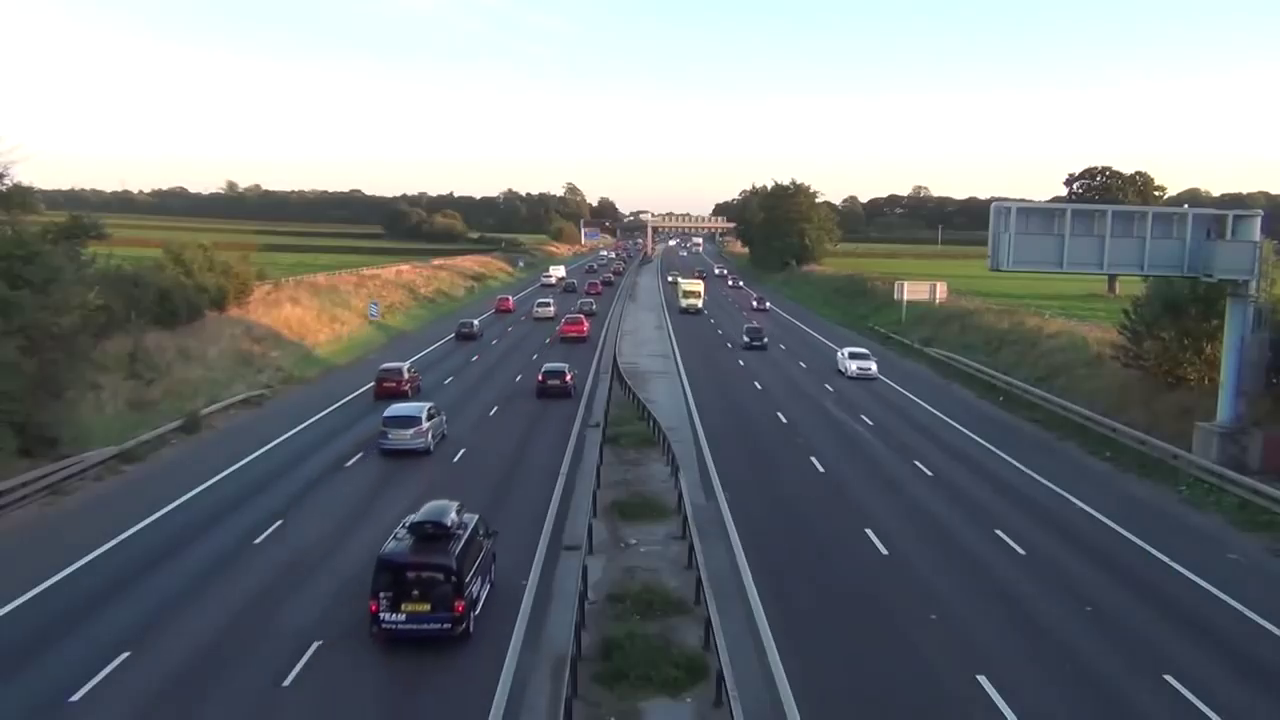
#> input picture frame 74 of rec_Trim2.mp4, 1280 x 720 px, given in place of rec_Trim.mp4, which was not available
$ python HSV_trackbar.py
#> lines starting #> are read from the running program, lines starting #| are printed output that depends on the picture; after the words box and inside, x2 and y2 are one past the last pixel; in counts of white or black regions, pixels touching at a corner belong together; pictures that were not available may be replaced by others from this repository, and a replacement may not be noted
import cv2
import numpy as np


def callback(x):
    pass

colors = ["White", "Red", "Green", "Black"]
videos = ['clasic.MOV', 'autobus.mp4', 'rec_Trim.mp4']
choice = 2
cap = cv2.VideoCapture(videos[choice])

cv2.namedWindow('image')

ilowH = 0
ihighH = 180

ilowS = 0
ihighS = 255
ilowV = 0
ihighV = 255

# create trackbars for color change
cv2.createTrackbar('lowH','image',ilowH,180,callback)
#> slider 'lowH' is set to 36
cv2.createTrackbar('highH','image',ihighH,180,callback)

cv2.createTrackbar('lowS','image',ilowS,255,callback)
#> slider 'lowS' is set to 51
cv2.createTrackbar('highS','image',ihighS,255,callback)

cv2.createTrackbar('lowV','image',ilowV,255,callback)
#> slider 'lowV' is set to 51
cv2.createTrackbar('highV','image',ihighV,255,callback)
ret, frame = cap.read()
#> frame is the input picture: shape (720, 1280, 3); mean B, G, R 126.6, 123.1, 117.7
while True:
    # grab the frame

    frame1 = frame
    if not ret:
        break
    # get trackbar positions
    ilowH = cv2.getTrackbarPos('lowH', 'image')
    ihighH = cv2.getTrackbarPos('highH', 'image')
    ilowS = cv2.getTrackbarPos('lowS', 'image')
    ihighS = cv2.getTrackbarPos('highS', 'image')
    ilowV = cv2.getTrackbarPos('lowV', 'image')
    ihighV = cv2.getTrackbarPos('highV', 'image')

    hsv = cv2.cvtColor(frame, cv2.COLOR_BGR2HSV)
#> hsv: shape (720, 1280, 3); mean H, S, V 76.7, 53, 132.4
    lower_hsv = np.array([ilowH, ilowS, ilowV])
    higher_hsv = np.array([ihighH, ihighS, ihighV])
    mask = cv2.inRange(hsv, lower_hsv, higher_hsv)
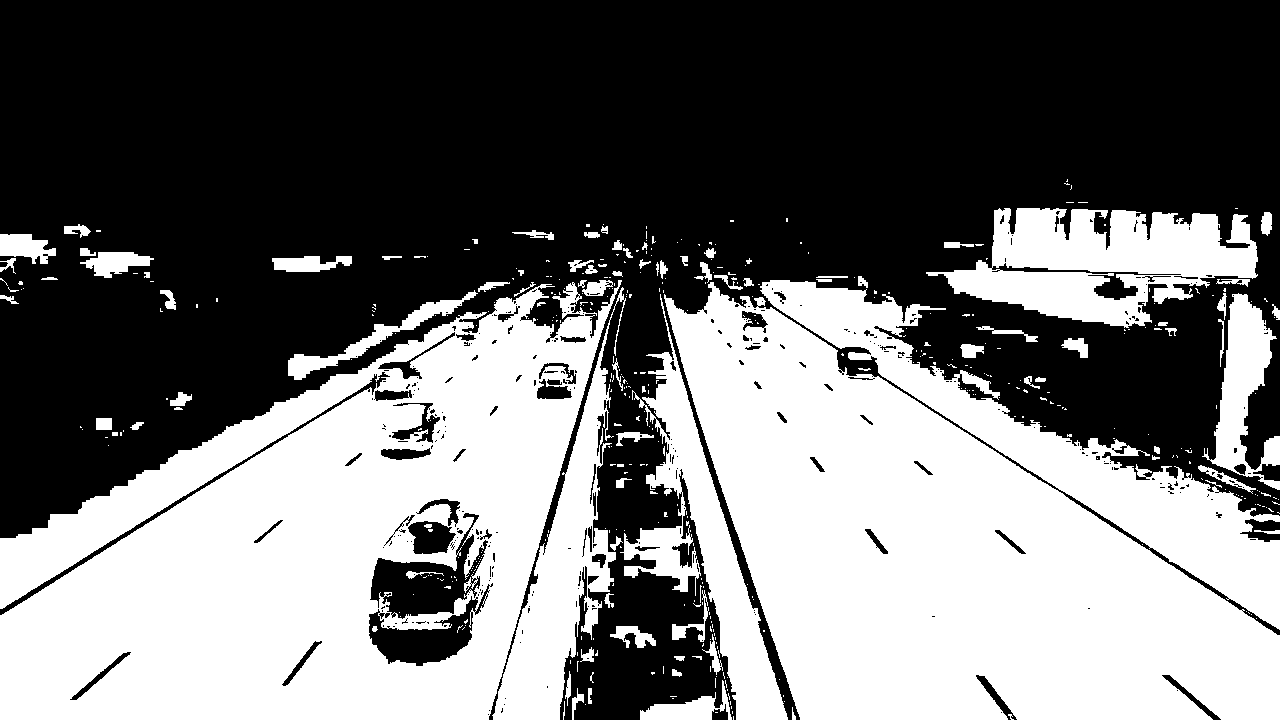
#> mask: shape (720, 1280); 44.1% white; 459 white regions (363 under 20 px), largest, box (x1, y1, x2, y2) and area: (0, 280, 622, 720) 153118, (664, 282, 1280, 720) 141405, (760, 280, 1280, 630) 32584

    frame = cv2.bitwise_and(frame, frame, mask=mask)
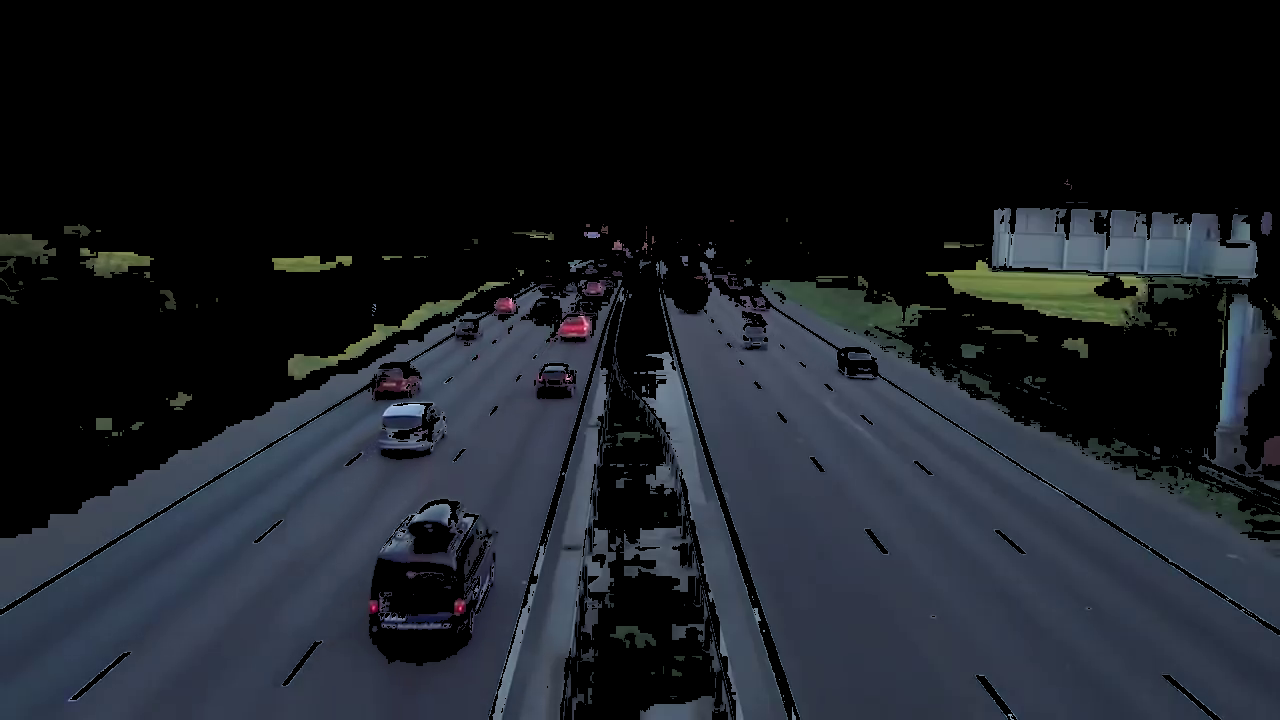
#> frame: shape (720, 1280, 3); mean B, G, R 36.5, 30.3, 26.3

    # show thresholded image
    cv2.imshow('image', frame)
    frame = frame1
    k = cv2.waitKey(10) & 0xFF # large wait time to remove freezing
#> (key Esc is pressed here)
    if k == 113 or k == 27:
        break
        cv2.destroyAllWindows()
        cap.release()
    elif k == 'p':
        k1 = cv2.waitKey(50000)
        if k1 == 'p':
            break

$ run again, starting later in the video
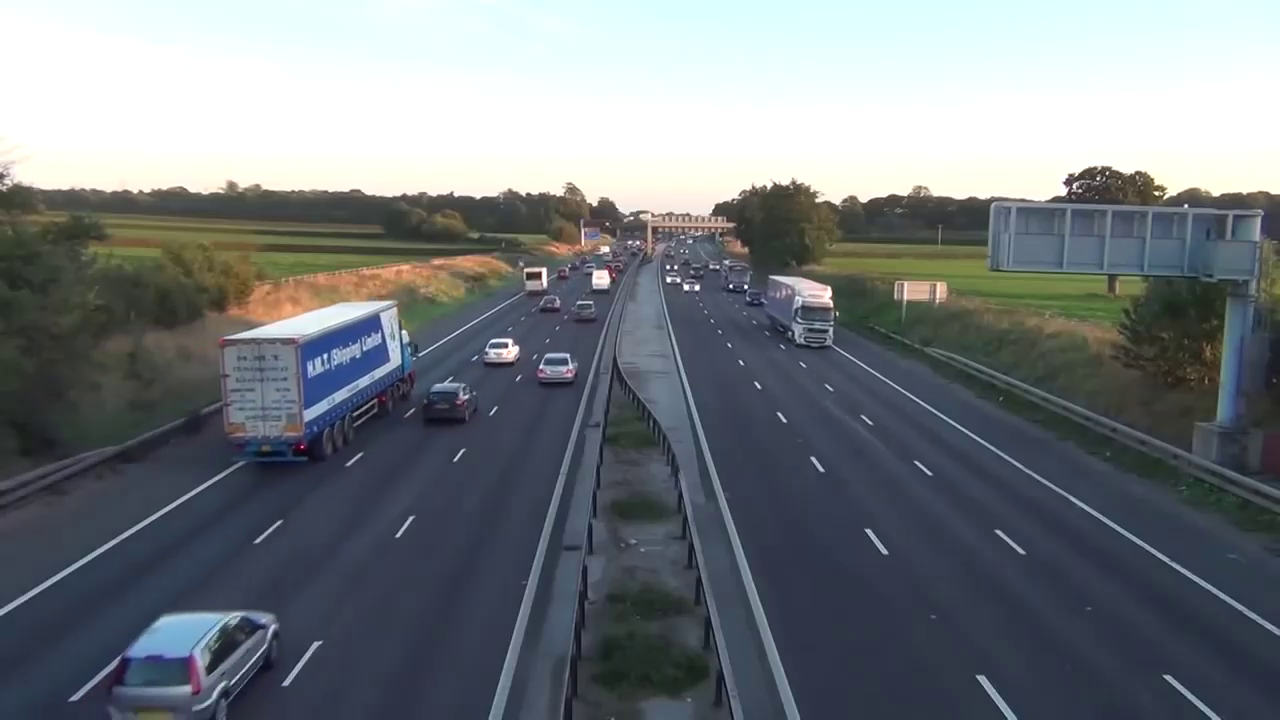
#> input picture frame 336 of rec_Trim2.mp4, 1280 x 720 px, given in place of rec_Trim.mp4, which was not available
#> frame is the input picture: shape (720, 1280, 3); mean B, G, R 127, 122.3, 116.4
#> hsv: shape (720, 1280, 3); mean H, S, V 78.9, 52.8, 131.8
#> `mask = cv2.inRange(hsv, lower_hsv, higher_hsv)`:
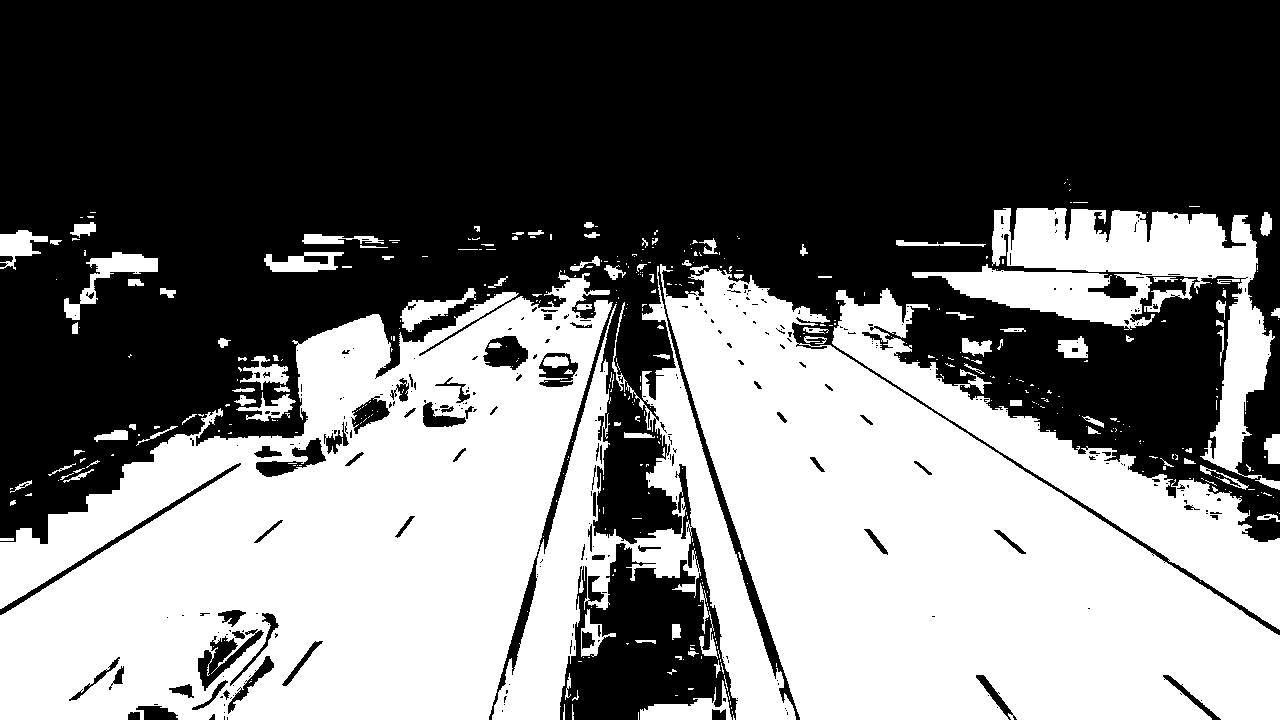
#> mask: shape (720, 1280); 45% white; 444 white regions (335 under 20 px), largest, box (x1, y1, x2, y2) and area: (0, 270, 613, 720) 162568, (660, 264, 1280, 720) 144269, (492, 266, 796, 720) 33775
#> `frame = cv2.bitwise_and(frame, frame, mask=mask)`:
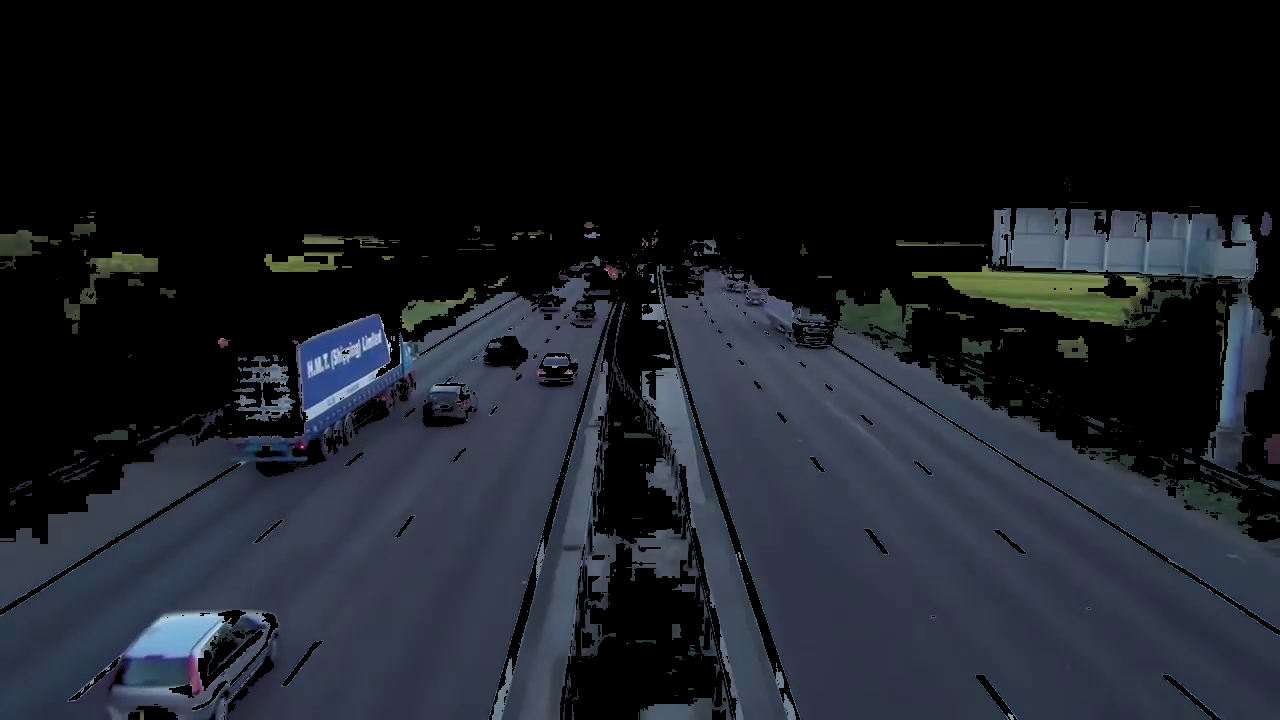
#> frame: shape (720, 1280, 3); mean B, G, R 37.1, 30.3, 26.2

$ run again, starting later in the video
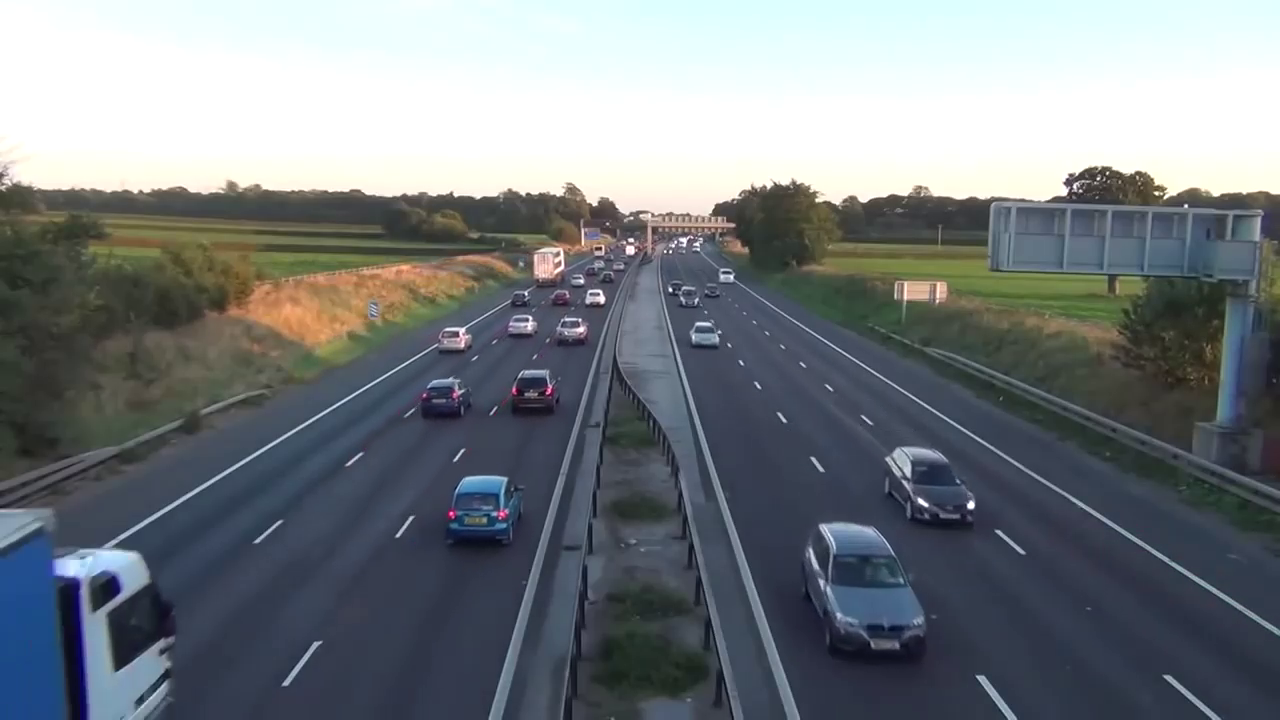
#> input picture frame 597 of rec_Trim2.mp4, 1280 x 720 px, given in place of rec_Trim.mp4, which was not available
#> frame is the input picture: shape (720, 1280, 3); mean B, G, R 128.4, 124, 118
#> hsv: shape (720, 1280, 3); mean H, S, V 76.8, 54.1, 134.1
#> `mask = cv2.inRange(hsv, lower_hsv, higher_hsv)`:
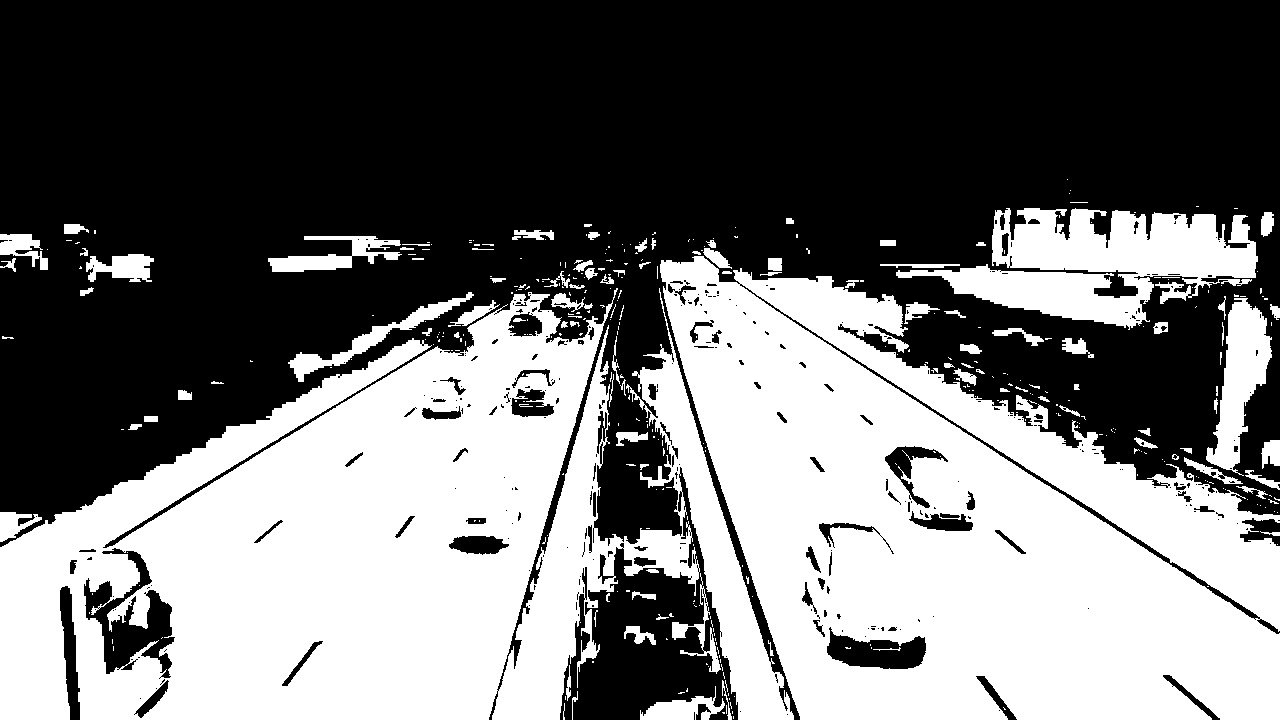
#> mask: shape (720, 1280); 44.2% white; 390 white regions (283 under 20 px), largest, box (x1, y1, x2, y2) and area: (0, 288, 794, 720) 188788, (660, 256, 1280, 720) 171336, (896, 208, 1258, 330) 22254
#> `frame = cv2.bitwise_and(frame, frame, mask=mask)`:
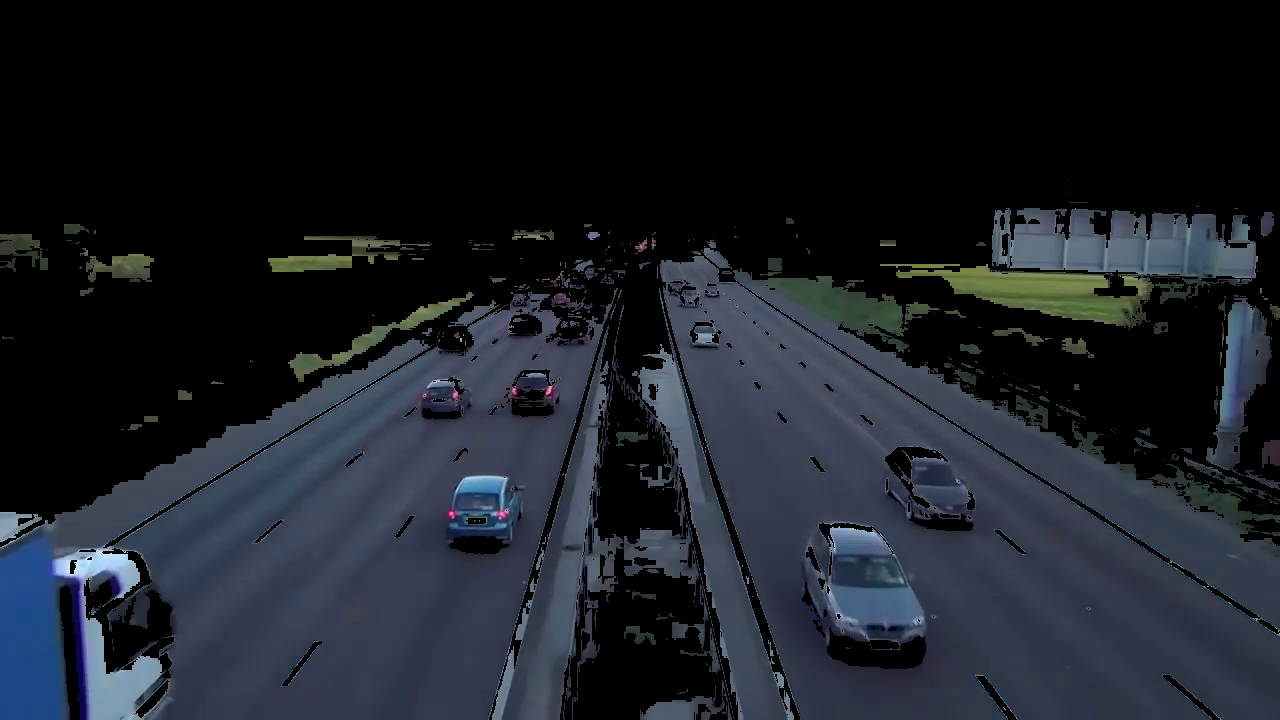
#> frame: shape (720, 1280, 3); mean B, G, R 38.2, 31.3, 26.8
